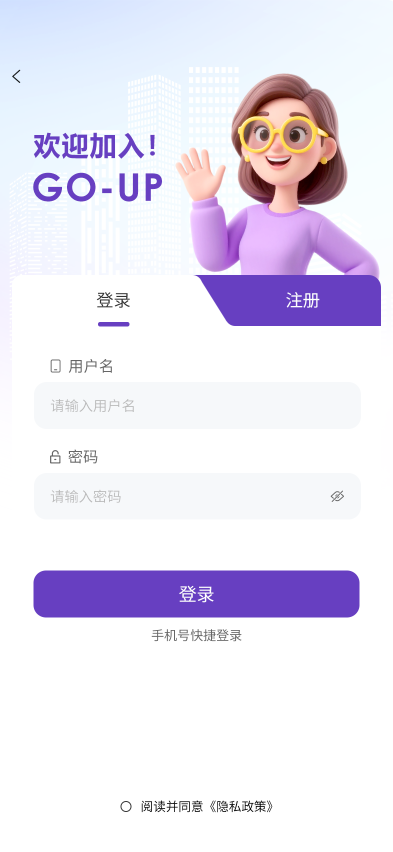
#> input picture UIDESIGN/登录页.png, 786 x 1704 px, found by its file name (shown at 1/2 size)
$ python slice_custom_login.py
#> lines starting #> are read from the running program, lines starting #| are printed output that depends on the picture
#!/usr/bin/env python3
import os, json
from PIL import Image

IN_PATH = os.path.join('UIDESIGN', '登录页.png')
OUT_DIR = os.path.join('miniprogram', 'assets', 'login')
OUT_JSON = os.path.join(OUT_DIR, 'custom_slices.json')
OUT_WXML = os.path.join('miniprogram', 'pages', 'login', 'login.wxml')

# 根据你的要求，仅输出以下四个自定义切片：
# 1) 用户名及其前面的图标  2) 密码及其前面的图标
# 3) 登录按钮及其背景      4) 手机号快捷登录
# 坐标为依据现有版式的合理默认值，可按需微调
SLICES = [
    {"name": "custom_username.png", "bbox": [198, 1100, 490, 60]},
    {"name": "custom_password.png", "bbox": [198, 1187, 490, 60]},
    {"name": "custom_login.png",    "bbox": [240, 1585, 340, 60]},
    {"name": "custom_phone_quick.png", "bbox": [93, 971, 220, 50]},
]

def clamp_bbox(w, h, x, y, bw, bh):
    x1 = max(0, min(w, x))
    y1 = max(0, min(h, y))
    x2 = max(0, min(w, x + bw))
    y2 = max(0, min(h, y + bh))
    return x1, y1, x2, y2

def main():
    if not os.path.exists(IN_PATH):
        raise FileNotFoundError(f'Input not found: {IN_PATH}')
    img = Image.open(IN_PATH).convert('RGB')
#> img is the input picture: PIL image 786x1704 RGB; mean R, G, B 233.1, 228.4, 242.7
    W, H = img.size
#> W = 786; H = 1704
    os.makedirs(OUT_DIR, exist_ok=True)

    meta = []
    for s in SLICES:
        name = s['name']
        x, y, bw, bh = s['bbox']
        x1, y1, x2, y2 = clamp_bbox(W, H, x, y, bw, bh)
        crop = img.crop((x1, y1, x2, y2))
        crop.save(os.path.join(OUT_DIR, name))
        meta.append({"name": name, "bbox": [int(x1), int(y1), int(x2 - x1), int(y2 - y1)]})
#> this loop made 4 passes
#> pass 1, in main, `crop = img.crop((x1, y1, x2, y2))`:
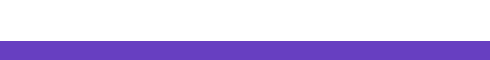
#> crop: PIL image 490x60 RGB; mean R, G, B 206.9, 194.2, 235.4
#> pass 2, in main, `crop = img.crop((x1, y1, x2, y2))`:
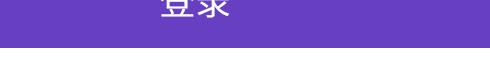
#> crop: PIL image 490x60 RGB; mean R, G, B 135.6, 104.2, 206.3
#> pass 3, in main, `crop = img.crop((x1, y1, x2, y2))`:
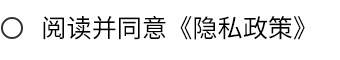
#> crop: PIL image 340x60 RGB; min 0, max 255, mean 233.3
#> after the loop:
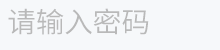
#> crop: PIL image 220x50 RGB; mean R, G, B 240.5, 242.3, 244.1
#> after the loop, meta = 4 items

    with open(OUT_JSON, 'w', encoding='utf-8') as f:
        json.dump({"input": IN_PATH, "count": len(meta), "slices": meta}, f, ensure_ascii=False, indent=2)

    # 生成页面，仅渲染上述四个切片，并在登录按钮上叠加点击层
    lines = []
    lines.append('<view class="page login-page">')
    lines.append('  <view class="design-canvas" style="transform: scale({{designScale}}); transform-origin: left top;">')
    for s in meta:
        name = s['name']
        x, y, w, h = s['bbox']
        lines.append(f'    <image class="slice" src="/assets/login/{name}" style="left:{x}px; top:{y}px; width:{w}px; height:{h}px"/>')
#> this loop made 4 passes
#> (name, x, y, w, h) on passes 1 to 4: ('custom_username.png', 198, 1100, 490, 60), ('custom_password.png', 198, 1187, 490, 60), ('custom_login.png', 240, 1585, 340, 60), ('custom_phone_quick.png', 93, 971, 220, 50)
#> after the loop, lines = 6 items
    # 登录点击层（注册不生成）
    for s in meta:
        if s['name'] == 'custom_login.png':
            x, y, w, h = s['bbox']
            lines.append(f'    <view class="btn btn-login" style="left:{x}px; top:{y}px; width:{w}px; height:{h}px" bindtap="onSubmit"></view>')
            break
#> this loop made 3 passes
#> after the loop, lines = 7 items
    lines.append('  </view>')
    lines.append('</view>')
    os.makedirs(os.path.dirname(OUT_WXML), exist_ok=True)
    with open(OUT_WXML, 'w', encoding='utf-8') as f:
        f.write('\n'.join(lines) + '\n')
    print(f'Custom slices written: {OUT_JSON}; WXML updated: {OUT_WXML}')

if __name__ == '__main__':
    main()
